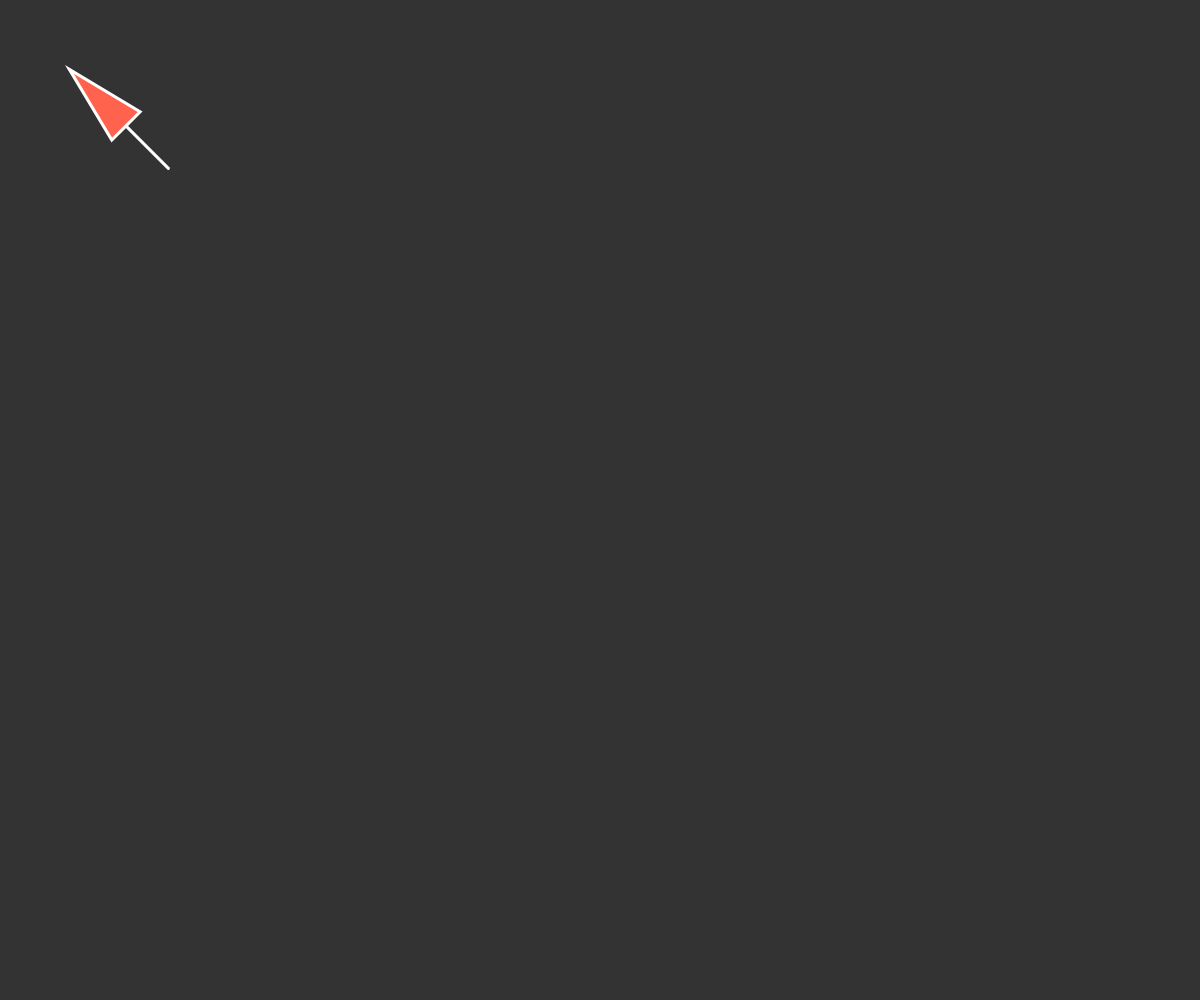
Frame 1 (no input)
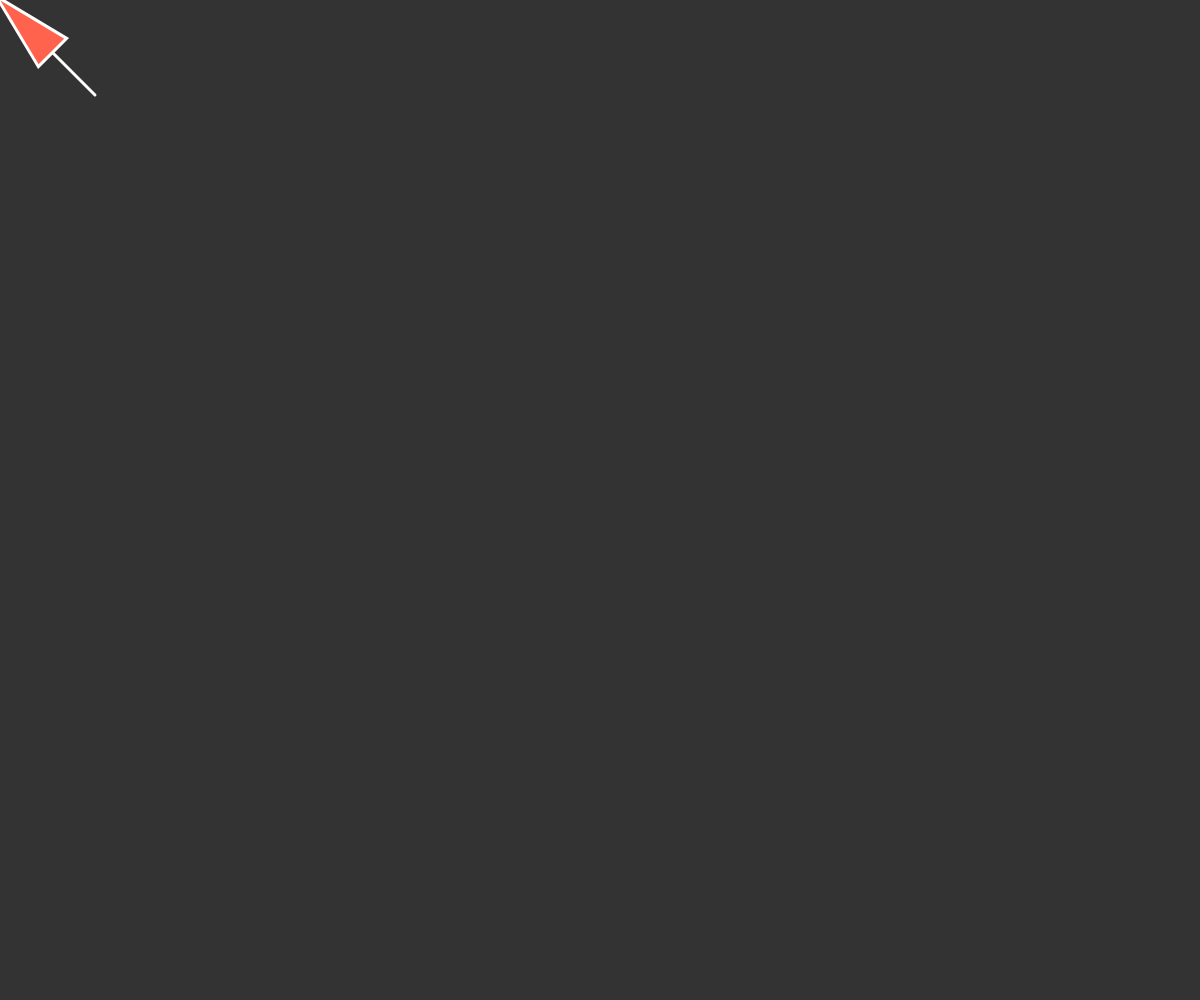
Frame 60 (no input)
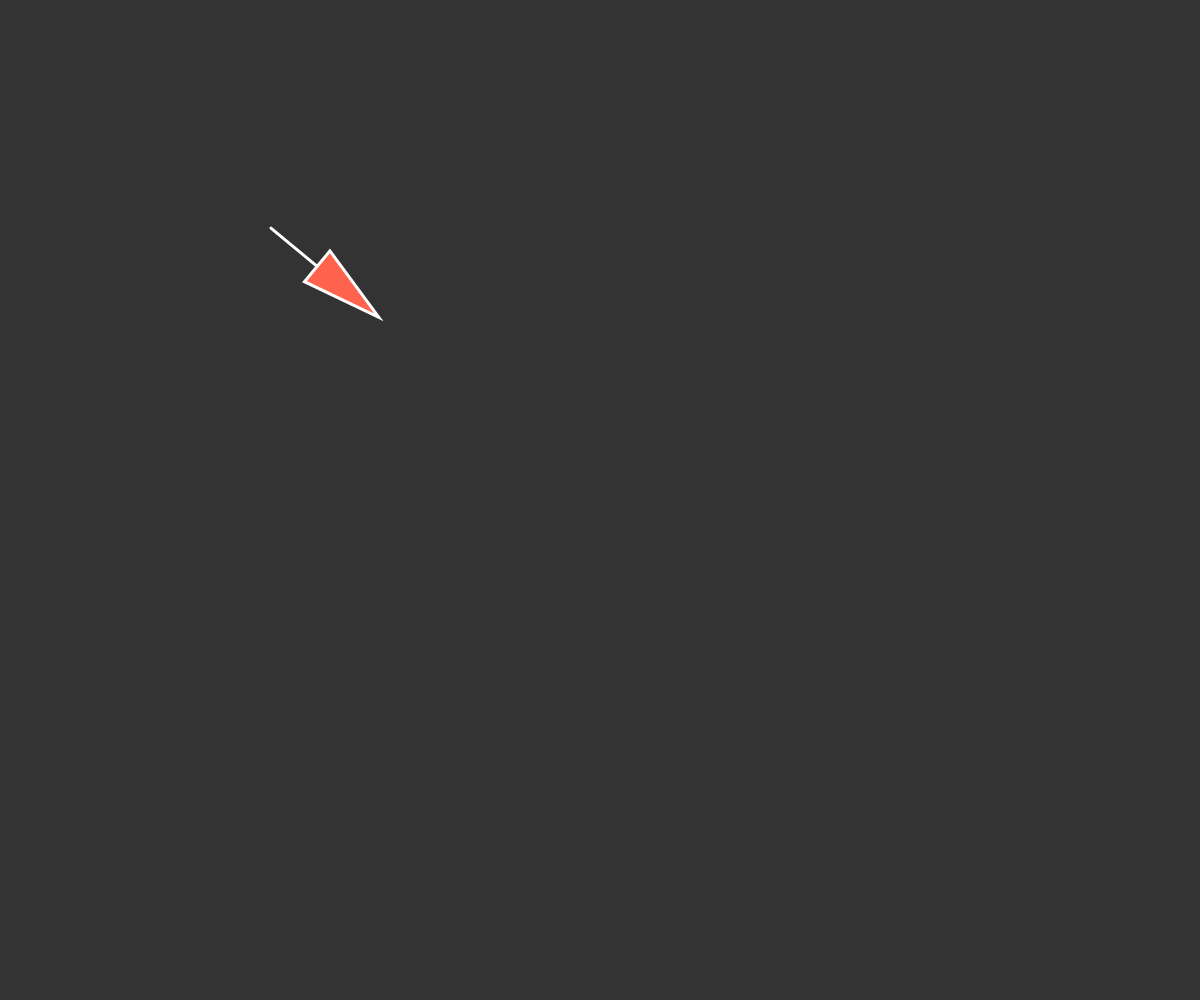
Frame 120 (the mouse pressed at the canvas centre since frame 60)

The p5.js sketch that drew these frames (run headless with seeded random() and noise() and a simulated clock; from frame 60 on, the mouse is pressed at the canvas centre):

// p5.js sketch
// ── sketch.js
let ball;

function setup(){
  createCanvas(windowWidth, windowHeight);
  ball = new Vehicle(100, 100);
}

function draw(){
  background(51);

  let target = createVector(mouseX, mouseY);

  ball.arrive(target);
  ball.update();
  ball.display();
}

// ── vehicle.js
function Vehicle(x, y, n){
  this.pos = createVector(x, y);
  this.vel = createVector(0, 0);
  this.acc = createVector(0, 0);
  this.maxspeed = 7;
  this.maxforce = 10;
  this.r = 20;

  this.arrive = function(target){
    let desired = p5.Vector.sub(target, this.pos);
    //desired.setMag(this.maxspeed);
    let d = desired.mag();
    if(d < 300){
      let m = map(d, 0, 300, 0, this.maxspeed);
      desired.setMag(m);
    }
    else{
      desired.setMag(this.maxspeed);
    }
    let steering = p5.Vector.sub(desired, this.vel);
    steering.limit(this.maxforce);
    this.applyForce(steering);
  }

  this.applyForce = function(force){
    this.acc.add(force);
  }

  this.update = function(){
    this.vel.add(this.acc);
    this.vel.limit(this.maxspeed);
    this.pos.add(this.vel);
    this.acc.set(0.0);
  }

  this.display = function(){
    let theta = this.vel.heading() + PI / 2;
    fill(255, 99, 77);
    strokeWeight(3);
    stroke(255);

    push();
    translate(this.pos.x, this.pos.y);
    rotate(theta);
    line(0, 0, 0, this.r*5);

    beginShape();
      vertex(0, -this.r * 2);
      vertex(-this.r, this.r * 2);
      vertex(this.r, this.r * 2);
    endShape(CLOSE);
    pop();
  }
}
